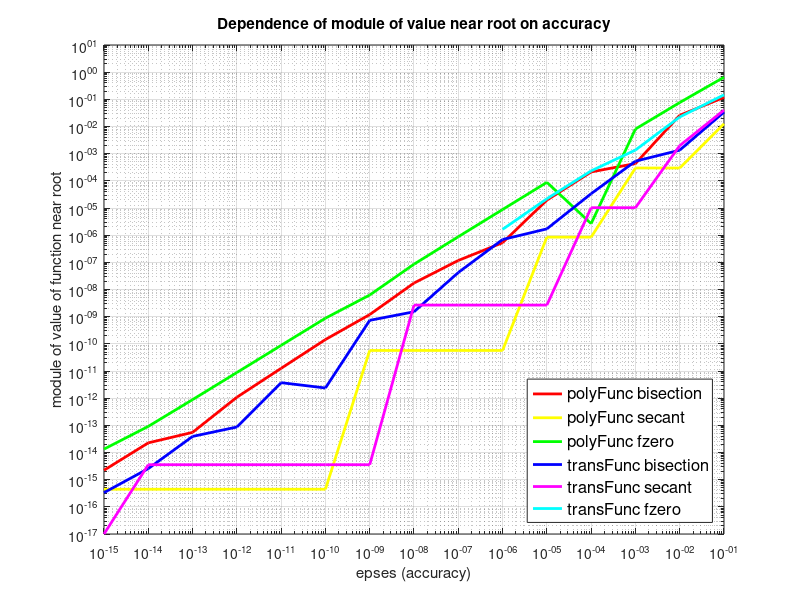

Write MATLAB code to recreate this figure.
epses = [1e-1; 1e-2; 1e-3; 1e-4; 1e-5; 1e-6; 1e-7; 1e-8; 1e-9; 1e-10; 1e-11; 1e-12; 1e-13; 1e-14; 1e-15];
figure();

%--polyFunc_bisection
polyFunc = [1.180095e-01; 2.584824e-02; 4.325295e-04; 2.122154e-04; 1.945875e-05; 5.282001e-07; 1.171568e-07; 1.729253e-08; 1.194251e-09; 1.438663e-10; 1.256772e-11; 1.080913e-12; 5.506706e-14; 2.264855e-14; 2.220446e-15];
loglog(epses, polyFunc, 'r', 'LineWidth', 2);
hold on;

%--polyFunc_secant
polyFunc = [1.263697e-02; 2.967623e-04; 2.967623e-04; 8.471037e-07; 8.471037e-07; 5.704770e-11; 5.704770e-11; 5.704770e-11; 5.704770e-11; 4.440892e-16; 4.440892e-16; 4.440892e-16; 4.440892e-16; 4.440892e-16; 4.440892e-16];
loglog(epses, polyFunc, 'y', 'LineWidth', 2);
hold on;

%--polyFunc_fzero
f = @(x) x.^4 - x - 1;
polyFunc = zeros(size(eps));

for i = 1 : 15
    options = optimset('TolX', epses(i));
    polyFunc(i) = abs(f(fzero(f, 0.5, options)));
end

loglog(epses, polyFunc, 'g', 'LineWidth', 2);
hold on;

%--transFunc_bisection
transFunc = [3.387937e-02; 1.345150e-03; 5.281584e-04; 3.362535e-05; 1.703583e-06; 6.905383e-07; 4.213050e-08; 1.512334e-09; 7.329977e-10; 2.369882e-12; 3.718692e-12; 8.659740e-14; 3.907985e-14; 2.553513e-15; 3.330669e-16];
loglog(epses, transFunc, 'b', 'LineWidth', 2);

%--transFunc_secant
transFunc = [4.012602e-02; 1.974111e-03; 1.025799e-05; 1.025799e-05; 2.669348e-09; 2.669348e-09; 2.669348e-09; 2.669348e-09; 3.552714e-15; 3.552714e-15; 3.552714e-15; 3.552714e-15; 3.552714e-15; 3.552714e-15; 0.000000e+00];
for i = 1 : 15
    if transFunc(i) == 0.000000e+00
        transFunc(i) = 1.000000e-17;
    end
end
    
loglog(epses, transFunc, 'm', 'LineWidth', 2);

%--transFunc_fzero
f = @(x) x + cos(x);
transFunc = zeros(size(eps));

for i = 1 : 15
    options = optimset('TolX', epses(i));
    transFunc(i) = abs(f(fzero(f, -1.0, options)));
end

loglog(epses, transFunc, 'c', 'LineWidth', 2);

ylim([1.000000e-17 1.000000e1])
grid on;
xlabel('epses (accuracy)');
ylabel('module of value of function near root');
title('Dependence of module of value near root on accuracy');
legend({'polyFunc bisection', 'polyFunc secant', 'polyFunc fzero', 'transFunc bisection', 'transFunc secant', 'transFunc fzero'}, 'FontSize', 12, 'Location', 'SouthEast')
